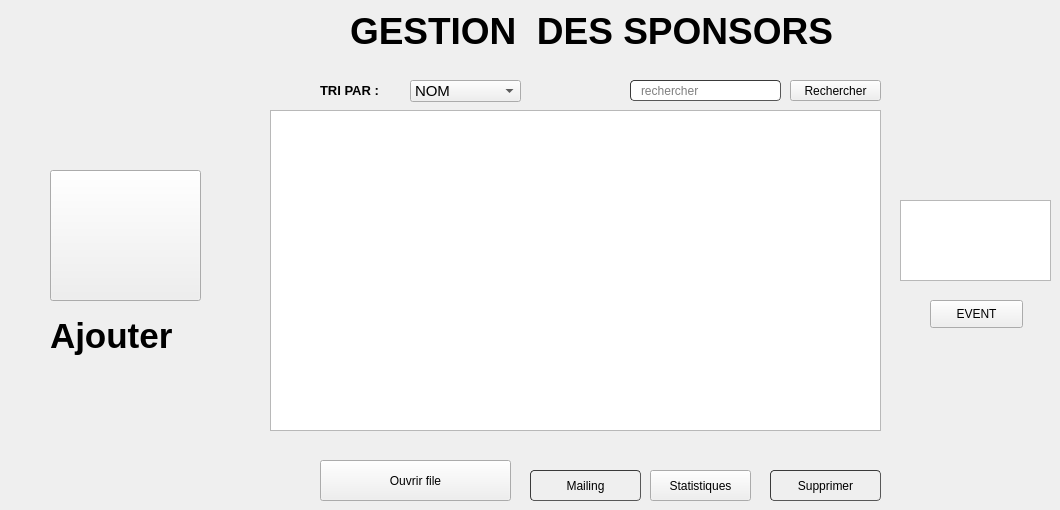
       <widget class="QWidget" name="page_7">
        <widget class="QLabel" name="label_2">
         <property name="geometry">
          <rect>
           <x>350</x>
           <y>10</y>
           <width>641</width>
           <height>41</height>
          </rect>
         </property>
         <property name="font">
          <font>
           <family>MS Shell Dlg 2</family>
           <pointsize>28</pointsize>
           <weight>75</weight>
           <bold>true</bold>
          </font>
         </property>
         <property name="text">
          <string>GESTION  DES SPONSORS</string>
         </property>
        </widget>
        <widget class="QLabel" name="label_24">
         <property name="geometry">
          <rect>
           <x>320</x>
           <y>80</y>
           <width>81</width>
           <height>21</height>
          </rect>
         </property>
         <property name="font">
          <font>
           <pointsize>10</pointsize>
           <weight>75</weight>
           <bold>true</bold>
          </font>
         </property>
         <property name="text">
          <string>TRI PAR :</string>
         </property>
        </widget>
        <widget class="QComboBox" name="comboBox_2">
         <property name="geometry">
          <rect>
           <x>410</x>
           <y>80</y>
           <width>111</width>
           <height>22</height>
          </rect>
         </property>
         <property name="font">
          <font>
           <pointsize>11</pointsize>
          </font>
         </property>
         <property name="styleSheet">
          <string notr="true"/>
         </property>
         <item>
          <property name="text">
           <string>NOM</string>
          </property>
         </item>
         <item>
          <property name="text">
           <string>ADRESSE</string>
          </property>
         </item>
         <item>
          <property name="text">
           <string>TEL</string>
          </property>
         </item>
        </widget>
        <widget class="QPushButton" name="search_2">
         <property name="geometry">
          <rect>
           <x>790</x>
           <y>80</y>
           <width>91</width>
           <height>21</height>
          </rect>
         </property>
         <property name="font">
          <font>
           <pointsize>9</pointsize>
          </font>
         </property>
         <property name="text">
          <string>Rechercher</string>
         </property>
         <property name="iconSize">
          <size>
           <width>20</width>
           <height>20</height>
          </size>
         </property>
        </widget>
        <widget class="QPushButton" name="supprimer_2">
         <property name="geometry">
          <rect>
           <x>770</x>
           <y>470</y>
           <width>111</width>
           <height>31</height>
          </rect>
         </property>
         <property name="styleSheet">
          <string notr="true">	border-width: 1px; border-radius: 4px;
	border-color: rgb(58, 58, 58);
	border-style: inset;
	padding: 0 8px;


	selection-color: rgb(60, 63, 65);</string>
         </property>
         <property name="text">
          <string>Supprimer</string>
         </property>
         <property name="icon">
          <iconset>
           <normaloff>:/logo/delete.png</normaloff>:/logo/delete.png</iconset>
         </property>
        </widget>
        <widget class="QPushButton" name="mailing">
         <property name="geometry">
          <rect>
           <x>530</x>
           <y>470</y>
           <width>111</width>
           <height>31</height>
          </rect>
         </property>
         <property name="styleSheet">
          <string notr="true">	border-width: 1px; border-radius: 4px;
	border-color: rgb(58, 58, 58);
	border-style: inset;
	padding: 0 8px;


	selection-color: rgb(60, 63, 65);</string>
         </property>
         <property name="text">
          <string>Mailing</string>
         </property>
         <property name="icon">
          <iconset>
           <normaloff>:/logo/delete.png</normaloff>:/logo/delete.png</iconset>
         </property>
        </widget>
        <widget class="QLineEdit" name="recherche_2">
         <property name="geometry">
          <rect>
           <x>630</x>
           <y>80</y>
           <width>151</width>
           <height>21</height>
          </rect>
         </property>
         <property name="styleSheet">
          <string notr="true">	border-width: 1px; border-radius: 4px;
	border-color: rgb(58, 58, 58);
	border-style: inset;
	padding: 0 8px;


	selection-background-color: rgb(187, 187, 187);
	selection-color: rgb(60, 63, 65);</string>
         </property>
         <property name="placeholderText">
          <string>rechercher</string>
         </property>
        </widget>
        <widget class="QTableView" name="tableView_2">
         <property name="geometry">
          <rect>
           <x>270</x>
           <y>110</y>
           <width>611</width>
           <height>321</height>
          </rect>
         </property>
         <property name="styleSheet">
          <string notr="true"/>
         </property>
        </widget>
        <widget class="QPushButton" name="sponsor_ajout">
         <property name="geometry">
          <rect>
           <x>50</x>
           <y>170</y>
           <width>151</width>
           <height>131</height>
          </rect>
         </property>
         <property name="styleSheet">
          <string notr="true">image: url(:/new/prefix1/icons/icons8_add_user_male_200px.png);</string>
         </property>
         <property name="text">
          <string/>
         </property>
         <property name="icon">
          <iconset>
           <normaloff>:/icons/icons8_add_user_male_200px.png</normaloff>:/icons/icons8_add_user_male_200px.png</iconset>
         </property>
         <property name="iconSize">
          <size>
           <width>150</width>
           <height>150</height>
          </size>
         </property>
         <property name="autoDefault">
          <bool>false</bool>
         </property>
        </widget>
        <widget class="QLabel" name="label_31">
         <property name="geometry">
          <rect>
           <x>50</x>
           <y>310</y>
           <width>161</width>
           <height>51</height>
          </rect>
         </property>
         <property name="font">
          <font>
           <family>MS Shell Dlg 2</family>
           <pointsize>26</pointsize>
           <weight>75</weight>
           <bold>true</bold>
          </font>
         </property>
         <property name="text">
          <string>Ajouter </string>
         </property>
        </widget>
        <widget class="QTableView" name="tableView_3">
         <property name="geometry">
          <rect>
           <x>900</x>
           <y>200</y>
           <width>151</width>
           <height>81</height>
          </rect>
         </property>
        </widget>
        <widget class="QPushButton" name="total">
         <property name="geometry">
          <rect>
           <x>930</x>
           <y>300</y>
           <width>93</width>
           <height>28</height>
          </rect>
         </property>
         <property name="text">
          <string>EVENT</string>
         </property>
        </widget>
        <widget class="QPushButton" name="stat">
         <property name="geometry">
          <rect>
           <x>650</x>
           <y>470</y>
           <width>101</width>
           <height>31</height>
          </rect>
         </property>
         <property name="text">
          <string>Statistiques</string>
         </property>
        </widget>
        <widget class="QPushButton" name="openfile">
         <property name="geometry">
          <rect>
           <x>320</x>
           <y>460</y>
           <width>191</width>
           <height>41</height>
          </rect>
         </property>
         <property name="text">
          <string>Ouvrir file</string>
         </property>
        </widget>
       </widget>
